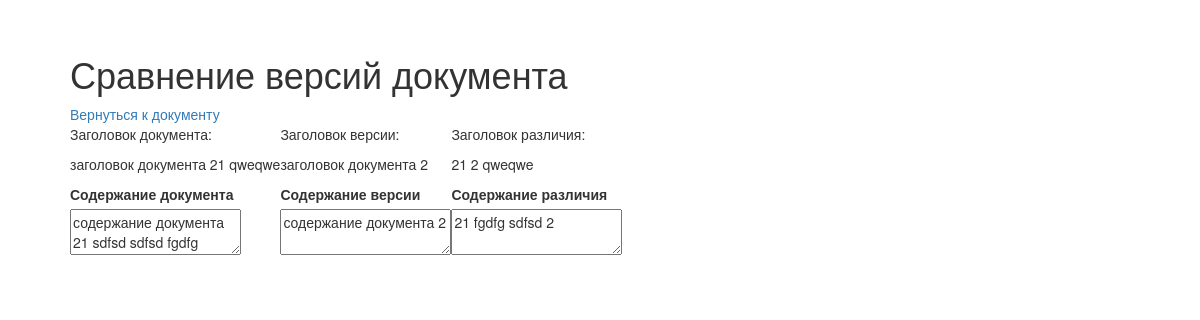
The page /docs/2/minor on the database its author committed.
### models.py (models this page shows)
class Document(Base):
    __tablename__ = 't_doc'
    id = Column(Integer, primary_key=True)
    title = Column(String(100), nullable=False)
    content = Column(String(250), nullable=False)
    is_deleted = Column(Boolean, default=False)

class Archiv(Base):
    __tablename__ = 't_archiv'
    id = Column(Integer, primary_key=True)
    id_doc = Column(Integer, ForeignKey('t_doc.id'))
    ts = Column(DateTime, default=datetime.now())
    title = Column(String(100), nullable=False)
    content = Column(String(250), nullable=False)

### storage.py (the view)
@app.route('/docs/<int:doc_id>/minor')
@error_exceptions
def compare_doc_minor(doc_id):
    doc = DB.get_doc_by_id(doc_id)
    vers = DB.get_version(doc_id)
    titleComparator = TextComparator()
    contentComparator = TextComparator()
    if vers:
         titleComparator = TextComparator(doc.title, vers.title)
         contentComparator = TextComparator(doc.content, vers.content)
    diff = Differ(titleComparator.text_differences(), contentComparator.text_differences())
    return render_template('doc_compare.html', doc=doc, vers=vers, diff=diff)

### DB_ORM.py (called while the page is built)
def get_doc_by_id(doc_id):
    try:
        doc = session.query(Document).filter_by(id=doc_id).one()
        return doc
    except Exception as err:
        raise NotFoundDocumentError(err)

def get_version(doc_id, last=False):
    try:
        if last:
            last_vers = session.query(Archiv).filter_by(id_doc=doc_id).order_by(desc(Archiv.ts)).first()
            return last_vers
        vers = session.query(Archiv).filter_by(id_doc=doc_id).order_by(Archiv.ts).first()
        return vers
    except Exception as err:
        raise NotFoundDocumentError(err)

### comparator.py (called while the page is built)
    def text_differences(self):
        standard_words = {word for word in self.standard_text.split()}
        version_words = {word for word in self.version_text.split()}
        diff_words = set.symmetric_difference(version_words, standard_words)
        return ' '.join(diff_words)

### storage.py (called while the page is built)
def error_exceptions(func):
    @wraps(func)
    def inner_func(*args, **kwargs):
        try:
            return func(*args, **kwargs)
        except NotFoundDocumentError as err:
            return render_template('error_404.html', error=str(err))
        except SaveDocumentError as err:
            return render_template('error_save.html', error=str(err))
        except Exception as err:
            return render_template('error.html', error=str(err))
    return inner_func

### templates/doc_compare.html
{% extends 'base.html' %}
{% block content %}
  <h1>Сравнение версий документа</h1>
  <a href="{{ url_for('get_doc', doc_id=doc.id) }}">Вернуться к документу</a>
  {% if vers %}
    <table>
      <tr>
        <td>
          <p>Заголовок документа:</p>
          <p>{{ doc.title }}</p>
        </td>
        <td>
          <p>Заголовок версии:</p>
          <p>{{ vers.title }}</p>
        </td>
        <td>
          <p>Заголовок различия:</p>
          <p>{{ diff.title }}</p>
        </td>
      </tr>
      <tr>
        <td>
          <label for="content">Содержание документа</label><br>
          <textarea id="content" name="content" readonly>{{ doc.content }}</textarea>
        </td>
        <td>
          <label for="content_vers">Содержание версии</label><br>
          <textarea id="content_vers" name="content_vers" readonly>{{ vers.content }}</textarea>
        </td>
        <td>
          <label for="content_diff">Содержание различия</label><br>
          <textarea id="content_diff" name="content_diff" readonly>{{ diff.content }}</textarea>
        </td>
      </tr>
    </table>
  {% else %}
    <p>Нет версий для документа, документ еще не изменялся</p>
  {% endif %}
{% endblock %}

### static/styles.css (style rules this page uses)
body { margin-top: 2%; margin-bottom: 2%; margin-left: 5%; margin-right: 5%; padding: 10px 10px 10px 10px; }

### rows shown on the page
Document: title "заголовок документа 21 qweqwe", content "содержание документа 21 sdfsd sdfsd fgdfg"
Archiv: title "заголовок документа 2", content_vers "содержание документа 2"

### other values the page prints
{{ diff.title }} "21 2 qweqwe"
